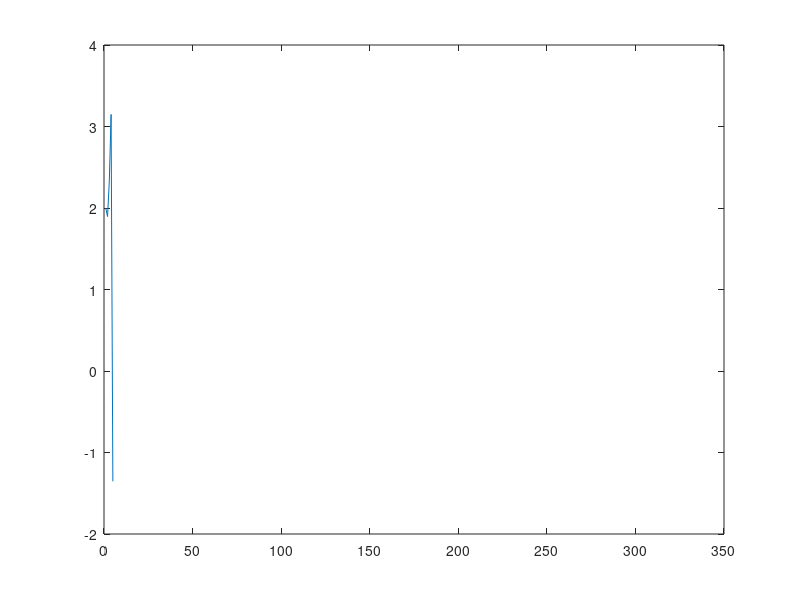

Write the MATLAB code that produced this figure.
%hw2_44
%Consider the stochastic augmented Lagrangian algorithm 
%covered in class with the power transmission control example. 
%Formulate the problem using reasonable parameters and simulate in Matlab. 
%Simulate the performance of the power transmission controller 
%in Matlab for di↵erent quality communication channels.


close all;
clear all;
clc
%x = exprnd(theta)
theta = 2;
d = 10;
mu = 0;
c = 0.01;
for k = 1:300
    th = theta(k);
    munow = mu(k);
    
    step = 1/10/k;
    xnow = exprnd(th);
    
    gradStep = 0.1/(1+k)^0.51;
    grad_xk = (exprnd(th + gradStep) - exprnd(th - gradStep))/2/gradStep;
    thetanext = th - step*(1+grad_xk*(munow + c * (xnow-d)));
    
    munext = max([munow + step * xnow],0);
    
    mu = [mu,munext];
    theta = [theta, thetanext];
end
figure,
plot(theta)